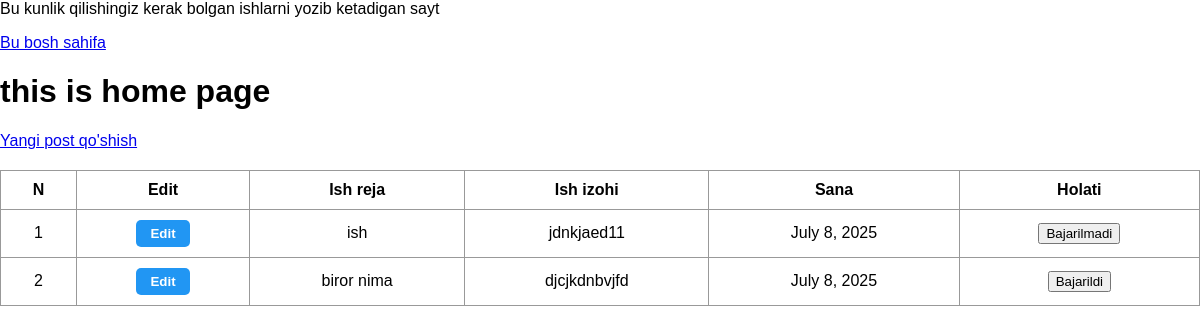
The app's page /, older data.
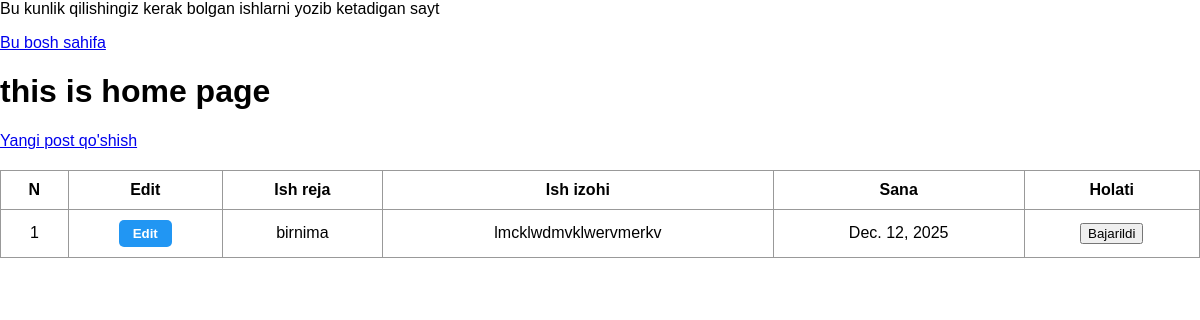
The same page, newer data.
### main/models.py (models this page shows, shortened)
class Post(models.Model):
    title=models.TextField()
    text=models.TextField()
    date=models.DateField()
    holati=models.BooleanField(default=False)

### main/views.py (the view)
# urls.py: path('', Homepageview.as_view(), name='home'),
class Homepageview(ListView):
    model = Post
    template_name = "home.html"

### templates/home.html (shortened to what this page needs)
{% extends 'base.html' %}
{% load static %}
{% block content %}
<link rel="stylesheet" type="text/css" href="{% static 'css/style.css' %}">
<h1>this is home page </h1>
<p><a href="{% url 'post_create' %}">Yangi post qo'shish</a></p>
<div class="post-entry">
    <table class="table table-bordered">
        <thead>
            <tr>
                <th><b>N</b></th>
                <th>Edit</th>
                <th>Ish reja</th>
                <th>Ish izohi</th>
                <th>Sana</th>
                <th>Holati</th>
            </tr>
        </thead>
        <tbody>
            {% for post in object_list %}
            <tr data-post-id="{{ post.id }}">
                <td>{{ forloop.counter }}</td>
                <td>
                    <button class="open-edit-modal" data-id="{{ post.id }}" data-title="{{ post.title }}" data-text="{{ post.text }}" data-date="{{ post.date }}">Edit</button>
                </td>
                <td class="post-title">{{ post.title }}</td>
                <td>{{ post.text }}</td>
                <td class="post-date">{{ post.date }}</td>
                <td>
                    <button class="open-status-modal" data-id="{{ post.id }}" data-status="{{ post.holati }}">
                        {% if post.holati %}Bajarildi{% else %}Bajarilmadi{% endif %}
                    </button>
                </td>
            </tr>
            {% endfor %}
        </tbody>
    </table>
</div>
{% endblock %}

Row changes from the older to the newer data that the page shows:
removed Post: title "ish", text "jdnkjaed11", date "July 8, 2025", holati "Bajarilmadi"
removed Post: title "biror nima", text "djcjkdnbvjfd", date "July 8, 2025", holati "Bajarildi"
added Post: title "birnima", text "lmcklwdmvklwervmerkv", date "Dec. 12, 2025", holati "Bajarildi"
